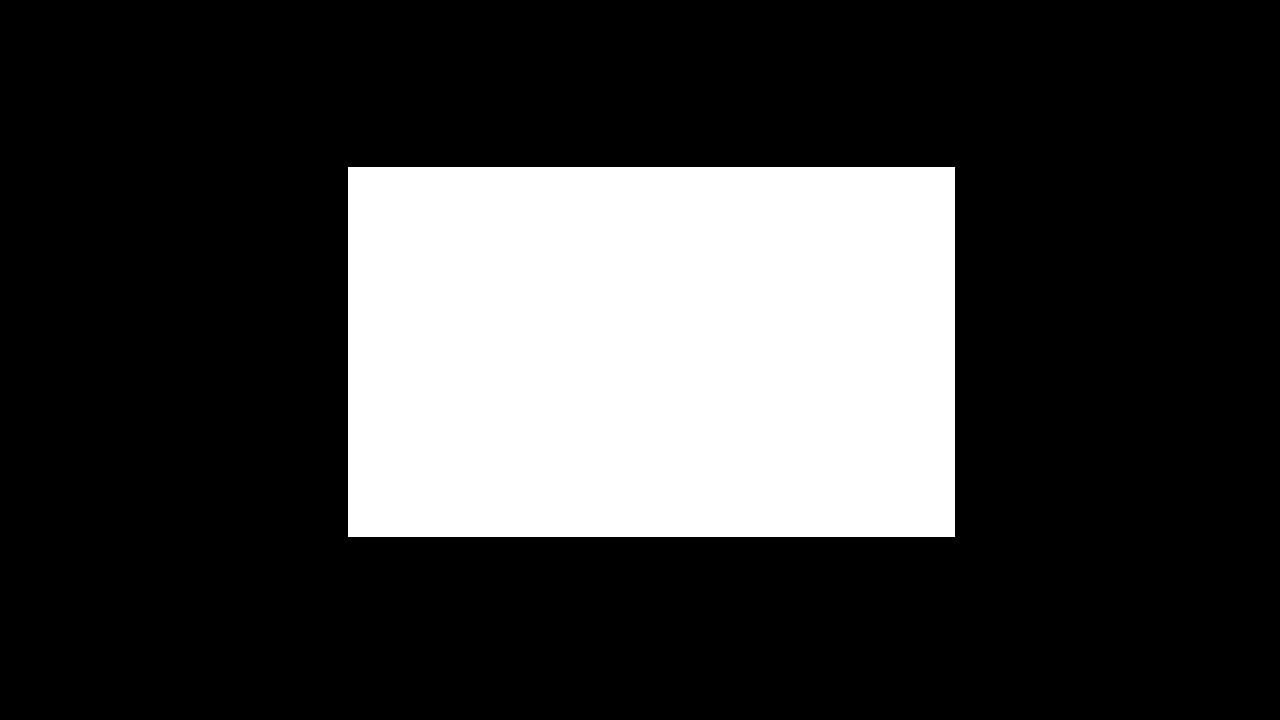
#> input picture data/black.jpg, 1280 x 720 px
$ python sobel.py
#> lines starting #> are read from the running program, lines starting #| are printed output that depends on the picture
import numpy as np
import cv2 as cv
from matplotlib import pyplot as plt

# - black-to-white transition is taken as positive slope (it has a positive value)
# - white-to-black transition is taken as negative slope (it has negative value)
# So when you convert data to np.uint8, all negative slopes are made zero
# In simple words, you miss that edge

img = cv.imread('../../data/black.jpg', 0)
#> img is the input picture: shape (720, 1280); min 0, max 255, mean 62.1

# Output dtype = cv.CV_8U
sobelx8u = cv.Sobel(img, cv.CV_8U, 1, 0, ksize=5)
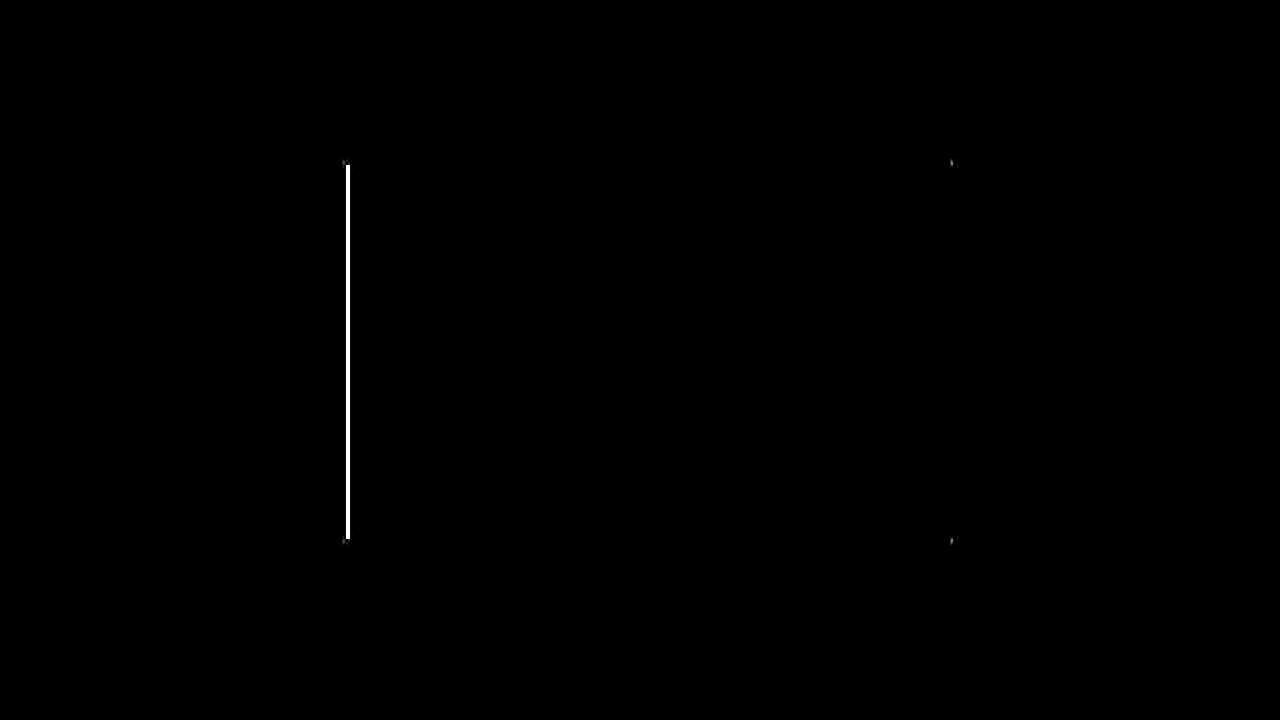
#> sobelx8u: shape (720, 1280); min 0, max 255, mean 0.4

# Output dtype = cv.CV_64F. Then take its absolute and convert to cv.CV_8U
sobelx64f = cv.Sobel(img, cv.CV_64F, 1, 0, ksize=5)
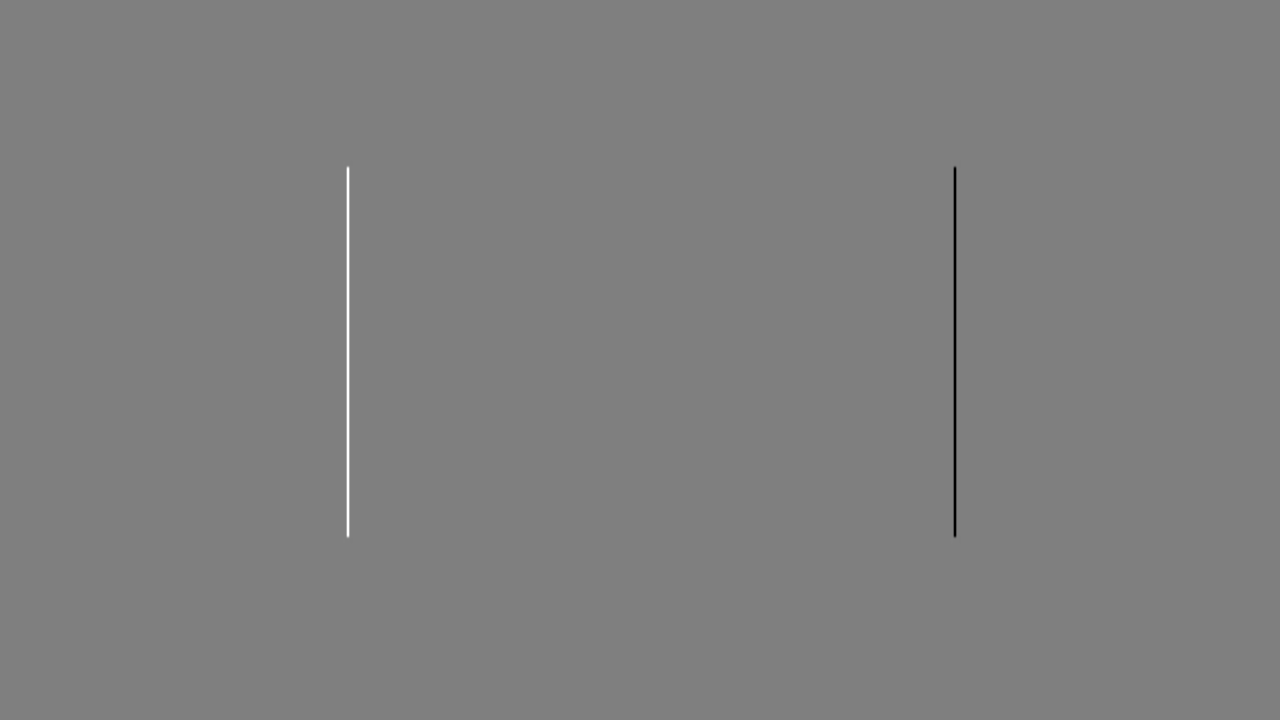
#> sobelx64f: shape (720, 1280) float64; min -12208, max 12208, mean 0; drawn with min black and max white
abs_sobel64f = np.absolute(sobelx64f)
sobel_8u = np.uint8(abs_sobel64f)

images = [img, sobelx8u, sobel_8u]
titles = ['Original', 'Sobel CV_8U', 'Sobel abs(CV_64F)']

for i in range(3):
    plt.subplot(3, 1, i + 1), plt.imshow(images[i], cmap='gray')
    plt.title(titles[i]), plt.xticks([]), plt.yticks([])

plt.show()
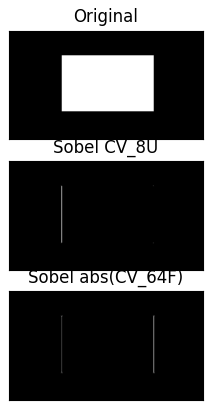
#> figure drawn by matplotlib, 3 panels
